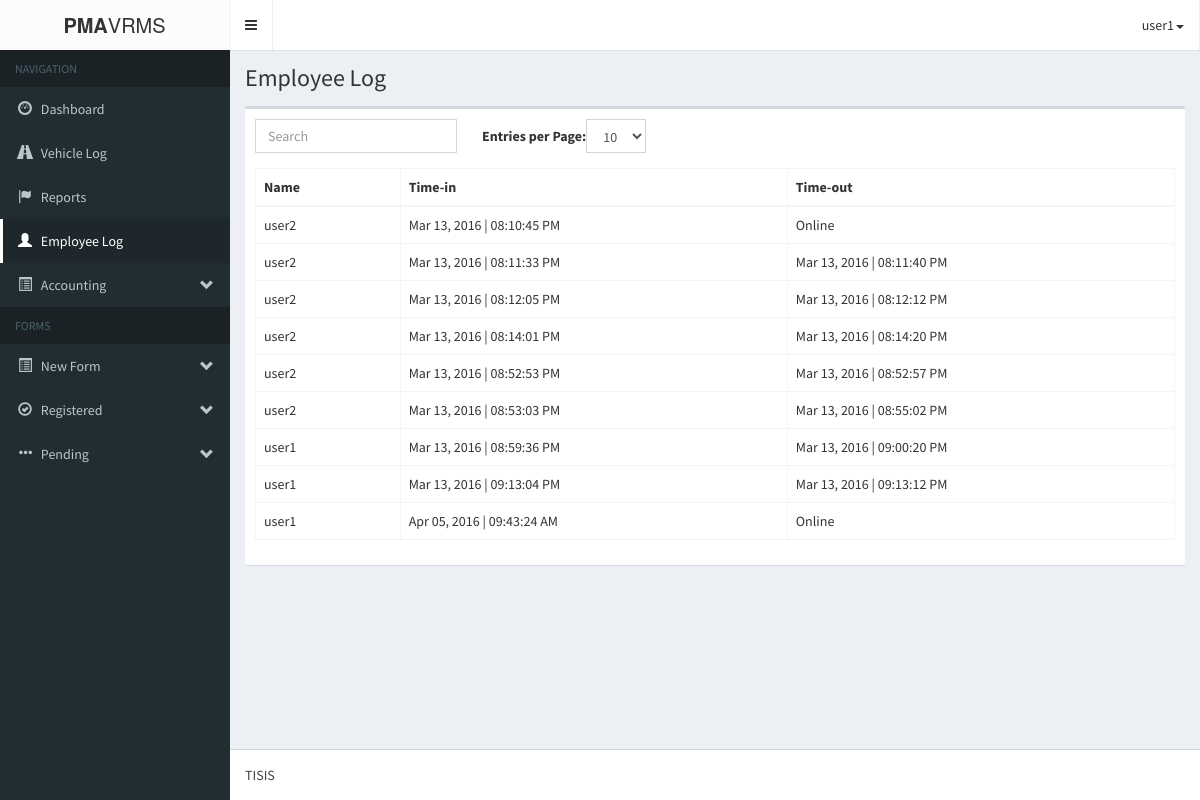
The app's page /pma-vrmsAdmin/login/logbook_page.php (signed in), older data.
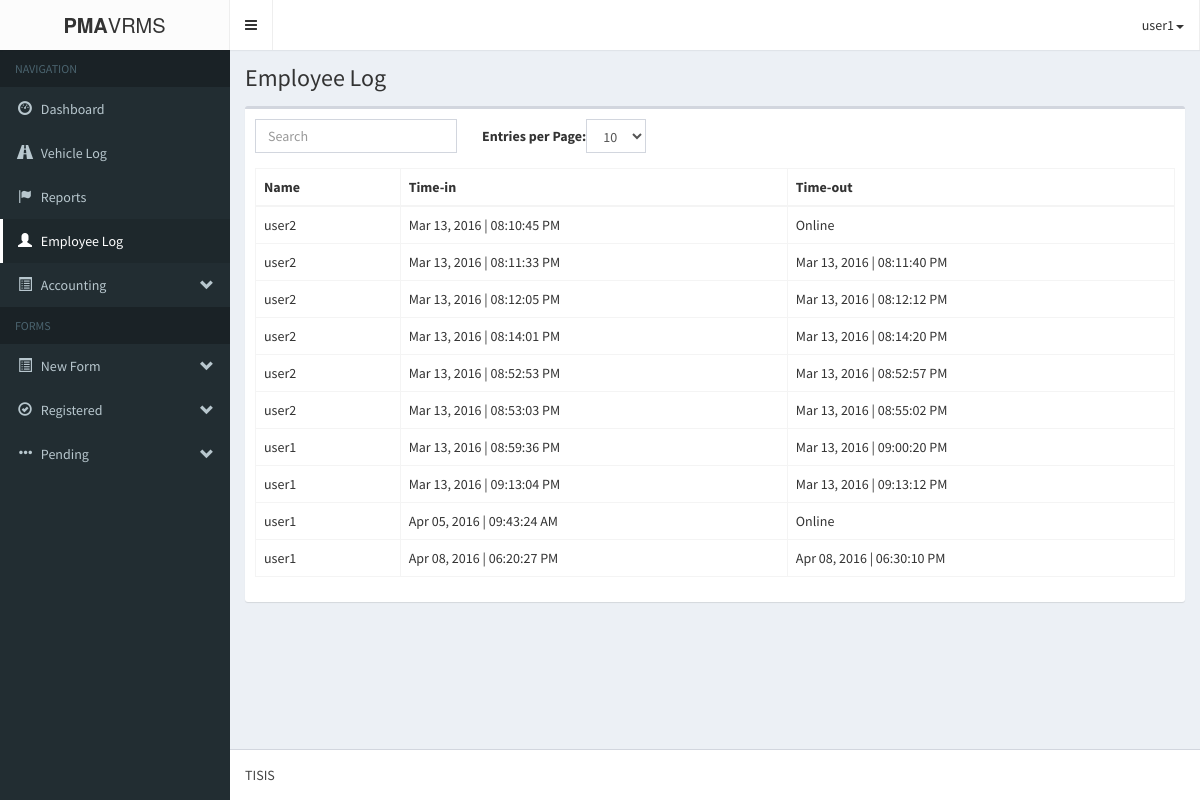
The same page, newer data.
### tables this page shows
CREATE TABLE IF NOT EXISTS `admin_logs` (
  `id` int(11) NOT NULL AUTO_INCREMENT,
  `time_in` datetime NOT NULL,
  `time_out` datetime NOT NULL,
  `user_id` int(11) NOT NULL,
  PRIMARY KEY (`id`)
);

### pma-vrmsAdmin/login/session.php (called while the page is built, shortened)
<?php
	$dbc = mysqli_connect('localhost', 'root', '', 'pma-vrms');
	$user_check = $_SESSION['login_user'];
	$query = "SELECT username from admin_users
				WHERE username='$user_check'";
	$result = mysqli_query($dbc, $query)
				or die('Error querying database.');
	$row = mysqli_fetch_assoc($result);
	$login_session = $row['username'];
?>

### pma-vrmsAdmin/login/logbook_logic.php (called while the page is built, shortened)
<?php
		$handler = mysqli_connect('localhost', 'root', '', 'pma-vrms');
		$query = 'SELECT admin_users.username, admin_logs.time_in, admin_logs.time_out
					FROM admin_logs JOIN admin_users
					WHERE admin_users.id = admin_logs.user_id
					ORDER BY admin_logs.time_in';
		$result = mysqli_query($handler, $query);
		$record = array();
?>

### pma-vrmsAdmin/login/logbook_page.php (the view, shortened to what this page needs)
<?php
include('session.php');
?>
<!DOCTYPE html>
<html>
<head>
	<link rel="stylesheet" href="../bootstrap/css/bootstrap.min.css">
    <link rel="stylesheet" href="../fonts/font-awesome.min.css">
    <link rel="stylesheet" href="../css/style-main.min.css">
    <link rel="stylesheet" href="../bootstrap/css/jquery.bdt.css">
    <link rel="stylesheet" href="../css/skin.min.css">
</head>
<body class="hold-transition skin-black sidebar-mini">
    <div class="wrapper">
      <header class="main-header">
        <div class="logo">
          <span class="logo-lg"><b>PMA</b>VRMS</span>
        </div>
        <nav class="navbar navbar-static-top" role="navigation">
          <a href="#" class="sidebar-toggle" data-toggle="offcanvas" role="button">
          </a>
            <ul class="nav navbar-nav pull-right">
			<li class="drop-down">
				<a class="drop-down toggle" data-toggle="dropdown" href=""><?php echo $login_session; ?><span class="caret"></span></a>
			</li>
		</ul>
        </nav>
      </header>
      <aside class="main-sidebar">
        <section class="sidebar">
          <ul class="sidebar-menu">
            <li class="header">NAVIGATION</li>
            <li class=""><a href="../index.php"><i class="glyphicon glyphicon-dashboard"></i> <span>Dashboard</span></a></li>
            <li class=""><a href="../vehicleLog.php"><i class="glyphicon glyphicon-road"></i> <span>Vehicle Log</span></a></li>
            <li><a href="../reports.php"><i class="glyphicon glyphicon-flag"></i> <span>Reports</span></a></li>
            <li class="active"><a href="../login/logbook_page.php"><i class="glyphicon glyphicon-user"></i> <span>Employee Log</span></a></li>
            <li class="treeview">
              <a href="#"><i class="glyphicon glyphicon-list-alt"></i> <span>Accounting</span> <i class="glyphicon glyphicon-chevron-down pull-right"></i></a>
            </li>
            <li class="header">FORMS</li>
            <li class="treeview">
              <a href="#"><i class="glyphicon glyphicon-list-alt"></i> <span>New Form</span> <i class="glyphicon glyphicon-chevron-down pull-right"></i></a>
            </li>
            <li class="treeview">
              <a href="#"><i class="glyphicon glyphicon-ok-circle"></i> <span>Registered</span> <i class="glyphicon glyphicon-chevron-down pull-right"></i></a>
            </li>
            <li class="treeview">
              <a href="#"><i class="glyphicon glyphicon-option-horizontal"></i> <span>Pending</span> <i class="glyphicon glyphicon-chevron-down pull-right"></i></a>
            </li>
          </ul>
        </section>
      </aside>
      <div class="content-wrapper">
        <section class="content-header">
          <h1>
            Employee Log
          </h1>
        </section>
        <section class="content">
		<div class="'container">
			<div class="row">
				<div class="col-md-12">
                    <div class="box">
                        <div class="box-body">
                            <table class="table table-bordered table-hover" id="bootstrap-table">
				<thead>
					<th>Name</th>
					<th>Time-in</th>
					<th>Time-out</th>
				</thead>
				<tbody>
					<?php
					require_once('logbook_logic.php');
					foreach($record as $rec){
						$date_time_in = date_format(date_create($rec['time_in']), 'M d, Y | h:i:s A');
						$date_time_out = $rec['time_out'] === '0000-00-00 00:00:00' ? 'Online' : date_format(date_create($rec['time_out']), 'M d, Y | h:i:s A');
						echo <<<REC
						<tr>
							<td>$rec[username]</td>
							<td>$date_time_in</td>
							<td>$date_time_out</td>
						</tr>
REC;
					}
					?>
				</tbody>
			</table>
                        </div>
                    </div>
                </div>
</section>
        <br/><br/>
        </div>
      <footer class="main-footer">
        TISIS
      </footer>
    </div>
</body>
</html>

Row changes from the older to the newer data that the page shows:
added admin_logs: admin_users.username "user1", time_in "Apr 08, 2016 | 06:20:27 PM", time_out "Apr 08, 2016 | 06:30:10 PM"
